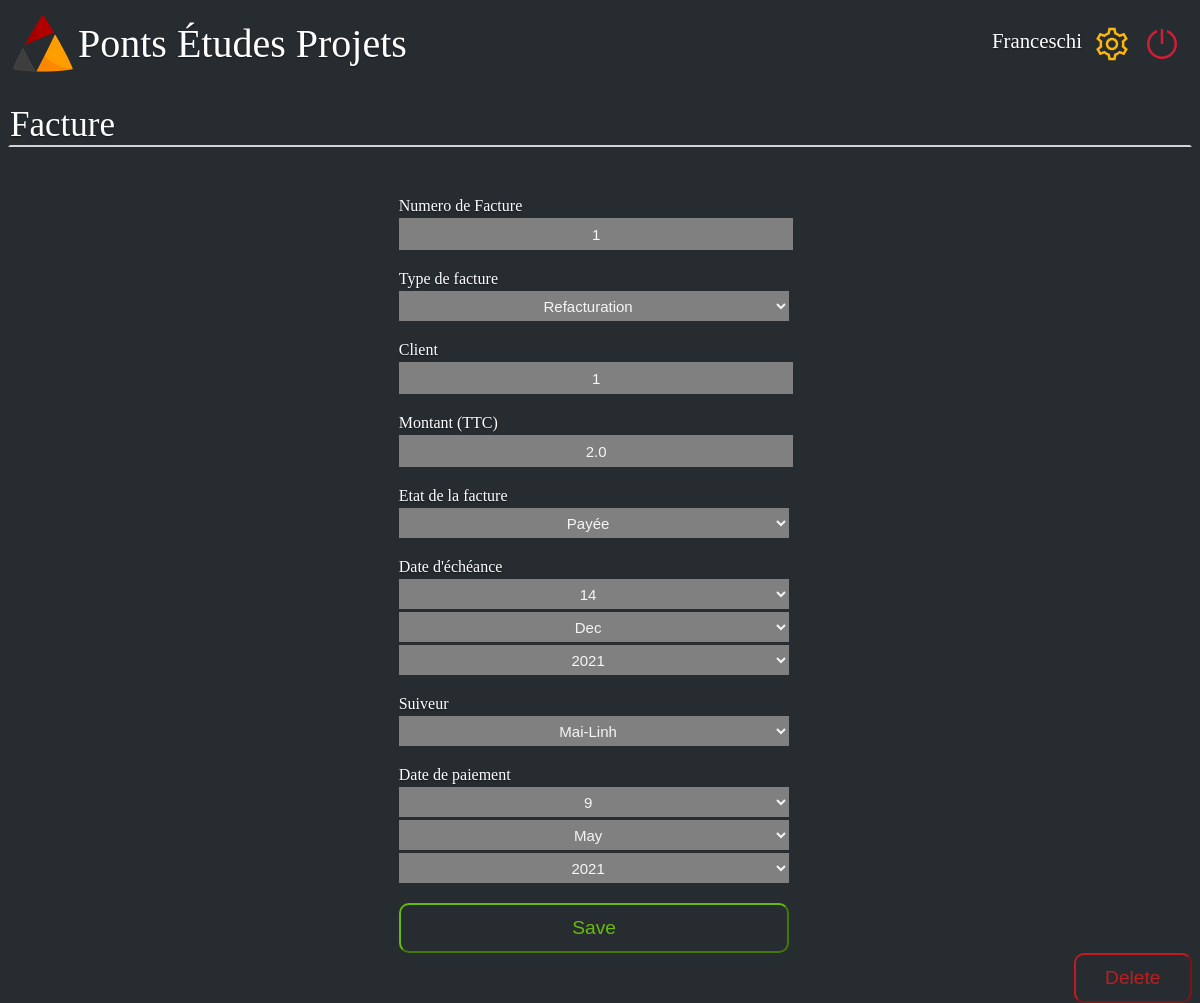
Page /tresoreie/Franceschi/5/modify on the committed database.
### web/site.py (models this page shows, shortened)
class db_factures(db.Model):
    _id = db.Column("id", db.Integer, primary_key= True)
    numero = db.Column(db.String(100))
    Type = db.Column(db.String(100))
    client = db.Column(db.String(100))
    montant= db.Column(db.Float)
    etat = db.Column(db.String(100))
    date_echeance = db.Column(db.String(100))
    date_paiement = db.Column(db.String(100))
    suiveur = db.Column(db.String(100))
    retard = db.Column(db.Boolean)

### web/site.py (the view, shortened to what this page needs)
@app.route('/tresoreie/<name>/<int:id>/modify', methods=["GET","POST"])
def modify(name,id):
    facture = db_factures.query.get(id)
    date= facture.date_echeance
    if int(date[0:2])<10:
        taille_date=1
    else:
        taille_date=2
    jour_e = date[0:2]
    mois_e = date[taille_date+1:taille_date+4]
    annee_e = date[taille_date+5::]
    date= facture.date_paiement
    if "-" not in date:
        if int(date[0:2])<10:
            taille_date=1
        else:
            taille_date=2
        jour_p = date[0:2]
        mois_p = date[taille_date+1:taille_date+4]
        annee_p = date[taille_date+5::]
    else:
        jour_p= "-"
        mois_p= "-"
        annee_p= "-"
    return render_template('delete.html',name=name,facture=facture, jour_e=jour_e, mois_e=mois_e,annee_e=annee_e,jour_p=jour_p,mois_p=mois_p, annee_p=annee_p)

### web/templates/delete.html (shortened to what this page needs)
<!DOCTYPE html>
<html>
    <head>
        <link rel="stylesheet" href={{ url_for('static', filename='style_delete3.css') }}/>
    </head>
    <body>
        <div class="barre_principale">
            <div class="logo_junior">
                <a href="/home/{{name}}">
                    <img class= "logo_pep" src={{ url_for('static', filename='PEPLOGO.png') }}  alt= "Logo pep"/>
                    <div class="Junior">Ponts Études Projets</div>
                </a>
            </div>
            <div>
                <nav>
                    <ul class="navbar-nav">
                        <li class="user_name"><a class="user" href="#">{{name}}</a></li>
                        <li class="nav-item"><a href="#"><img src={{ url_for('static', filename='settings.png') }} alt="bouton reglage" ></a></li>
                        <li class="nav-item"><a href='/login'><img src={{ url_for('static', filename='shutdown.png') }} alt="bouton shutdown" ></a></li>
                    </ul>
                </nav>
            </div>
        </div>
        <p class="titre">Facture</p>
        <form class="form-signin" method="post">
            <div class="facture">
                <div class="debut1">
                    <label for="input_numero">Numero de Facture</label>
                    <br>
                    <input name="_numero"  id="input_numero" class="form-numero" required="required" value = {{facture.numero}} />
                </div>
                <div class="form-label-group">
                    <label for="input_type">Type de facture </label>
                    <br>
                    <select name="_type"  id="input_type" class="form-mdp"  required="required" >
                        <option >{{facture.Type}}</option>
                    </select>
                </div>
                <div>
                    <label for="input_numero">Client</label>
                    <br>
                    <input name="_client" id="input_client" class="form-client"  required="required" value = {{facture.client}} />
                </div>
                <div>
                    <label for="input_numero">Montant (TTC)</label>
                    <br>
                    <input name="_montant" id="input_montant" class="form-montant"  required="required" value = {{facture.montant}} />
                </div>
                <div>
                    <label for="Etat">Etat de la facture</label>
                    <br>
                    <select name= "_etat" class="form-etat"  required="required" id="Etat">
                        <option>{{facture.etat}}</option>
                    </select>
                </div>
                <div class="date d'échéance">
                    <label for="date">Date d'échéance</label>
                    <br>
                    <select name="_date_j" id="date" class="form-jour" required="required">
                        <option>{{jour_e}}</option>
                    </select>
                    <select name="_date_m"  class="form-mois" required="required" >
                        <option>{{mois_e}}</option>
                    </select>
                    <select name="_date_y"  class="form-année" required="required" >
                        <option>{{annee_e}}</option><option>2020</option> <option>2021</option>
                    </select>
                </div>
                <div>
                    <label for="input_suiveur"> Suiveur </label>
                    <br>
                    <select name="_suiveur" id="input_suiveur" class="form-suiveur" required="required" >
                        <option>{{facture.suiveur}}</option>
                    </select>
                </div>
                <div class="date de paiement">
                    <label for="date">Date de paiement</label>
                    <br>
                    <select name="_date_j_p" id="date" class="form-jour" required="required">
                        <option>{{jour_p}}</option>
                    </select>
                    <select name="_date_m_p"  class="form-mois"  >
                        <option>{{mois_p}}</option>
                    </select>
                    <select name="_date_y_p"  class="form-année" >
                        <option>{{annee_p}}</option><option>2020</option> <option>2021</option>
                    </select>
                </div>
                <button class="valider" type="submit" >Save</button>
            </div>
        </form>
        <div><button onclick="window.location.href = '/tresoreie/{{name}}/{{facture._id}}/delete';" class="supprimer">Delete</button></div>
    </body>
</html>

### web/static/style_delete3.css (style rules this page uses)
html { height: 100%; width: 100%; background-color : #272C31; }
body { background-color : #272C31; height: 100%; background-color: transparent; color: white; text-shadow: 0 .05rem .1rem rgba(0, 0, 0, .5); }
.barre_principale { height: 60px; display: flex; justify-content: space-between; }
.logo_pep { width: 60px; height: 60px; }
ul { list-style-type: none; display:flex; text-decoration:none; }
.logo_pep { float: left; margin: 5px; }
.user_name { margin-top:5px ; }
.Junior { margin-top: 12px; display: flex; font-size: 250%; }
nav a { font-size: 1.3em; color: white; text-shadow: 0 .05rem .1rem rgba(0, 0, 0, .5); text-decoration: none; }
nav li { margin-right: 10px; }
a { text-decoration:none; color:white; display:flex; }
.titre { border: 2px ; border-style: solid; border-top-color: transparent; border-left-color: transparent; border-right-color: transparent; border-bottom-color: lightgrey; font-size:35px; }
.debut1 { margin-top: 50px; }
.form-numero { text-align: center; font-size: 15px; height: 30px; border: gray; background-color: gray; margin-left: 33%; width: 33%; color:whitesmoke; margin-bottom: 20px; margin-top: 3px; }
.form-mdp,.form-client,.form-montant,.form-etat, .form-suiveur { text-align: center; font-size: 15px; color:whitesmoke; margin-top: 3px; height: 30px; border: gray; background-color: gray; margin-left: 33%; width: 33%; margin-bottom: 20px; }
.form-jour,.form-mois,.form-année { text-align: center; font-size: 15px; color:whitesmoke; margin-top: 3px; height: 30px; border: gray; background-color: gray; margin-left: 33%; height: 30px; width: 33%; }
.form-année { margin-bottom: 20px; }
label { margin-left: 33%; }
.valider { margin-left: 33%; font-size: larger; border-radius: 10px; height: 50px; width: 33%; border-color:rgba(119, 223, 0, 0.797); background-color: transparent; color:rgba(119, 223, 0, 0.797); }
.supprimer { width: 10%; margin-left: 90%; font-size: larger; border-radius: 10px; height: 50px; border-color:rgba(232, 25, 29, 0.797); background-color: transparent; color:rgba(232, 25, 29, 0.797); }

### rows in the picture
db_factures: _numero "1", _type "Refacturation", _client "1", _montant "2.0", _etat "Payée", _suiveur "Mai-Linh"

### other values in the picture
{{ name }} "Franceschi"
form field _date_j "14"
form field _date_m "Dec"
form field _date_y "2021"
form field _date_j_p "9"
form field _date_m_p "May"
form field _date_y_p "2021"
